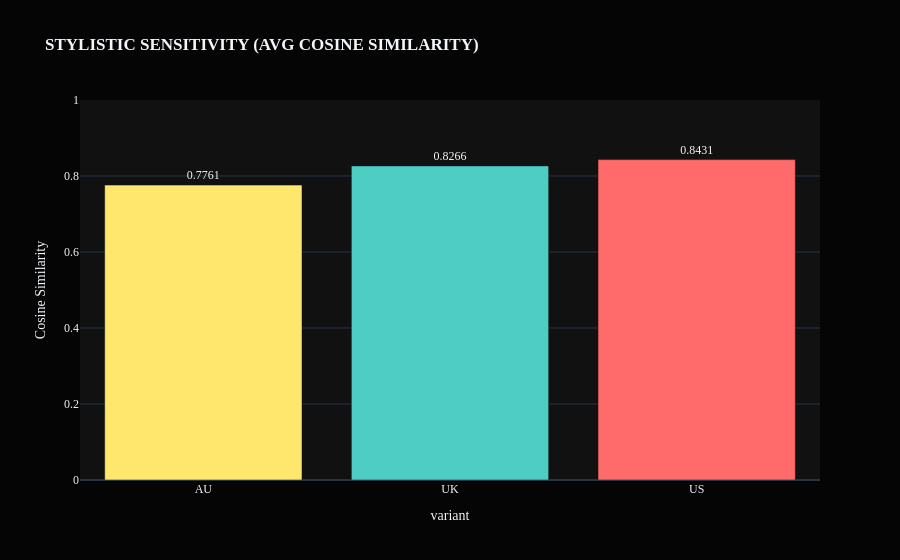
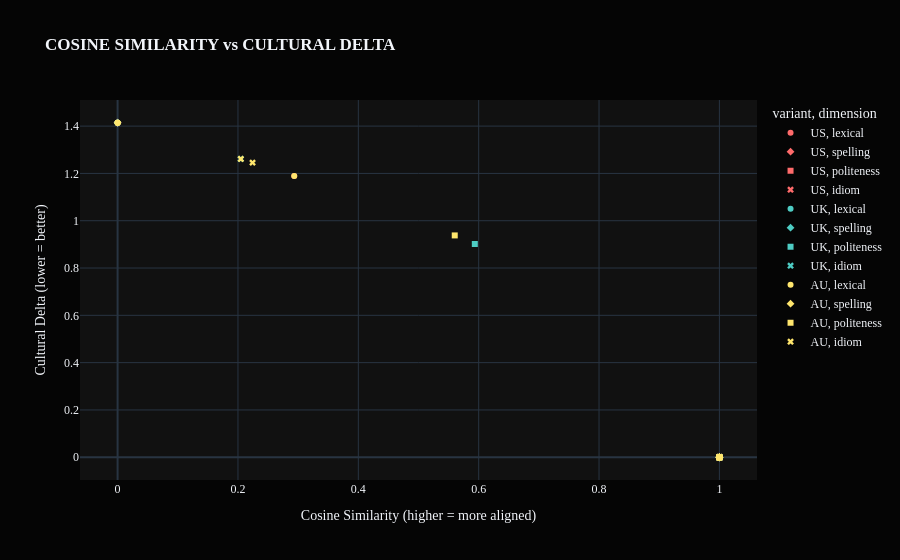

Notebook source saved alongside these figures, in order:
### Markdown cell above
# 🔬 COSINE_SIMILARITY: STYLISTIC_SENSITIVITY_DEEP_DIVE

Detailed analysis of cosine similarity distributions, revealing where the model's semantic understanding breaks down even when exact matches fail.

### Code cell
#@title 08. EXECUTE: STYLISTIC_SENSITIVITY_ANALYSIS
import plotly.express as px

print(emoji.emojize(f":microscope: [{datetime.now().strftime('%H:%M:%S')}] Analyzing stylistic sensitivity..."))

# ── Cosine Similarity by Variant ─────────────────────────────────────────────
fig5 = px.bar(
    metrics_by_variant, x='variant', y='Stylistic_Sensitivity',
    color='variant',
    color_discrete_map={'US': '#FF6B6B', 'UK': '#4ECDC4', 'AU': '#FFE66D'},
    title='<b>STYLISTIC SENSITIVITY (AVG COSINE SIMILARITY)</b>',
    template='plotly_dark',
    text=metrics_by_variant['Stylistic_Sensitivity'].apply(lambda x: f'{x:.4f}')
)
fig5.update_layout(
    font_family='Syne Mono',
    yaxis_title='Cosine Similarity',
    yaxis_range=[0, 1],
    showlegend=False,
    paper_bgcolor='#050505'
)
fig5.update_traces(textposition='outside')
fig5.show()

# ── Scatter: Cosine Similarity vs Cultural Delta ────────────────────────────
fig6 = px.scatter(
    df_responses, x='cos_sim', y='cultural_delta',
    color='variant',
    symbol='dimension',
    color_discrete_map={'US': '#FF6B6B', 'UK': '#4ECDC4', 'AU': '#FFE66D'},
    hover_data=['prompt', 'model_response', 'expected_response'],
    title='<b>COSINE SIMILARITY vs CULTURAL DELTA</b>',
    template='plotly_dark'
)
fig6.update_layout(
    font_family='Syne Mono',
    xaxis_title='Cosine Similarity (higher = more aligned)',
    yaxis_title='Cultural Delta (lower = better)',
    paper_bgcolor='#050505'
)
fig6.show()

artifex_explainer("STYLISTIC SENSITIVITY INSIGHTS", (
    "<div class='analysis-box'>"
    "<strong>Key finding:</strong> Even when exact matches fail, cosine similarity often remains high "
    "for lexical and spelling differences (e.g., 'trunk' vs 'boot' have similar semantic embeddings). "
    "However, <strong>idiom</strong> differences show the largest gap — 'Ta!' vs 'Thanks!' vs 'Cheers!' "
    "occupy very different regions of embedding space, indicating genuine cultural-semantic divergence "
    "that goes beyond surface-level vocabulary."
    "</div>"
))

### Figure 1 — Plotly figure (JSON) as saved in the notebook; plotly's stock layout.template omitted (floating-point values rounded to 4 significant figures)
{"data": [{"hovertemplate": "variant=%{x}<br>Stylistic_Sensitivity=%{y}<br>text=%{text}<extra></extra>", "legendgroup": "AU", "marker": {"color": "#FFE66D", "pattern": {"shape": ""}}, "name": "AU", "orientation": "v", "showlegend": true, "text": ["0.7761"], "textposition": "outside", "type": "bar", "x": ["AU"], "xaxis": "x", "y": [0.7761], "yaxis": "y"}, {"hovertemplate": "variant=%{x}<br>Stylistic_Sensitivity=%{y}<br>text=%{text}<extra></extra>", "legendgroup": "UK", "marker": {"color": "#4ECDC4", "pattern": {"shape": ""}}, "name": "UK", "orientation": "v", "showlegend": true, "text": ["0.8266"], "textposition": "outside", "type": "bar", "x": ["UK"], "xaxis": "x", "y": [0.8266], "yaxis": "y"}, {"hovertemplate": "variant=%{x}<br>Stylistic_Sensitivity=%{y}<br>text=%{text}<extra></extra>", "legendgroup": "US", "marker": {"color": "#FF6B6B", "pattern": {"shape": ""}}, "name": "US", "orientation": "v", "showlegend": true, "text": ["0.8431"], "textposition": "outside", "type": "bar", "x": ["US"], "xaxis": "x", "y": [0.8431], "yaxis": "y"}], "layout": {"barmode": "relative", "font": {"family": "Syne Mono"}, "legend": {"title": {"text": "variant"}, "tracegroupgap": 0}, "paper_bgcolor": "#050505", "showlegend": false, "title": {"text": "<b>STYLISTIC SENSITIVITY (AVG COSINE SIMILARITY)</b>"}, "xaxis": {"anchor": "y", "categoryarray": ["AU", "UK", "US"], "categoryorder": "array", "domain": [0.0, 1.0], "title": {"text": "variant"}}, "yaxis": {"anchor": "x", "domain": [0.0, 1.0], "range": [0, 1], "title": {"text": "Cosine Similarity"}}}}

### Figure 2 — Plotly figure (JSON) as saved in the notebook; plotly's stock layout.template omitted (floating-point values rounded to 4 significant figures)
{"data": [{"customdata": [["What do you call the trunk of a car?", "trunk", "trunk"], ["What do you call a sweet fizzy drink?", "soda", "soda"], ["What do you call the front of a car?", "hood", "hood"], ["What do you call a small apartment?", "apartment", "apartment"], ["What do you call the season between summer and winter?", "fall", "fall"], ["What do you call a line of people waiting?", "line", "line"], ["How do you refer to french fries?", "fries", "fries"], ["What do you call a vacation from work?", "holiday", "vacation"], ["What do you call the sidewalk?", "footpath", "sidewalk"], ["What do you call a pharmacist's shop?", "pharmacy", "pharmacy"], ["What do you call a baby's diaper?", "diaper", "diaper"], ["What do you call an elevator?", "elevator", "elevator"], ["What do you call a truck?", "truck", "truck"], ["What do you call a cookie?", "cookie", "cookie"], ["What do you call the hood of a jacket?", "hoodie", "hoodie"], ["How do you refer to a gas station?", "petrol station", "gas station"], ["What do you call a flashlight?", "flashlight", "flashlight"]], "hovertemplate": "variant=US<br>dimension=lexical<br>cos_sim=%{x}<br>cultural_delta=%{y}<br>prompt=%{customdata[0]}<br>model_response=%{customdata[1]}<br>expected_response=%{customdata[2]}<extra></extra>", "legendgroup": "US, lexical", "marker": {"color": "#FF6B6B", "symbol": "circle"}, "mode": "markers", "name": "US, lexical", "orientation": "v", "showlegend": true, "type": "scatter", "x": [1.0, 1.0, 1.0, 1.0, 1.0, 1.0, 1.0, -8.34e-18, 7.451e-09, 1.0, 1.0, 1.0, 1.0, 1.0, 1.0, 0.2935, 1.0], "xaxis": "x", "y": [0.0, 0.0, 0.0, 0.0, 0.0, 0.0, 0.0, 1.414, 1.414, 0.0, 0.0, 0.0, 0.0, 0.0, 0.0, 1.189, 0.0], "yaxis": "y"}, {"customdata": [["How do you spell the color grey/gray?", "gray", "gray"], ["How do you spell 'favourite' or 'favorite'?", "favourite", "favorite"], ["How do you spell 'organize' or 'organise'?", "organise", "organize"], ["How do you spell 'centre' or 'center'?", "center", "center"]], "hovertemplate": "variant=US<br>dimension=spelling<br>cos_sim=%{x}<br>cultural_delta=%{y}<br>prompt=%{customdata[0]}<br>model_response=%{customdata[1]}<br>expected_response=%{customdata[2]}<extra></extra>", "legendgroup": "US, spelling", "marker": {"color": "#FF6B6B", "symbol": "diamond"}, "mode": "markers", "name": "US, spelling", "orientation": "v", "showlegend": true, "type": "scatter", "x": [1.0, 7.451e-09, -1.676e-08, 1.0], "xaxis": "x", "y": [0.0, 1.414, 1.414, 0.0], "yaxis": "y"}, {"customdata": [["What's the best way to ask for a restroom?", "Excuse me, where is the restroom?", "Excuse me, where is the restroom?"], ["How do you express thanks casually?", "Thanks!", "Thanks!"], ["How do you ask for the check at a restaurant?", "Can I have the check, please?", "Can I have the check, please?"], ["How do you politely decline an invitation?", "I appreciate the invite, but I have other plans.", "I appreciate the invite, but I have other plans."]], "hovertemplate": "variant=US<br>dimension=politeness<br>cos_sim=%{x}<br>cultural_delta=%{y}<br>prompt=%{customdata[0]}<br>model_response=%{customdata[1]}<br>expected_response=%{customdata[2]}<extra></extra>", "legendgroup": "US, politeness", "marker": {"color": "#FF6B6B", "symbol": "square"}, "mode": "markers", "name": "US, politeness", "orientation": "v", "showlegend": true, "type": "scatter", "x": [1.0, 1.0, 1.0, 1.0], "xaxis": "x", "y": [0.0, 0.0, 0.0, 0.0], "yaxis": "y"}, {"customdata": [["How do you refer to a group of people informally?", "you guys", "you guys"], ["How do you greet someone you haven't seen in a while?", "Hey, long time no see! How have you been?", "Hey, long time no see! How have you been?"], ["How do you say someone is being lazy or avoiding work?", "He's slacking off.", "He's slacking off."], ["How would you describe something excellent?", "That's awesome!", "That's awesome!"], ["How do you express mild surprise or disbelief?", "No way!", "No way!"]], "hovertemplate": "variant=US<br>dimension=idiom<br>cos_sim=%{x}<br>cultural_delta=%{y}<br>prompt=%{customdata[0]}<br>model_response=%{customdata[1]}<br>expected_response=%{customdata[2]}<extra></extra>", "legendgroup": "US, idiom", "marker": {"color": "#FF6B6B", "symbol": "x"}, "mode": "markers", "name": "US, idiom", "orientation": "v", "showlegend": true, "type": "scatter", "x": [1.0, 1.0, 1.0, 1.0, 1.0], "xaxis": "x", "y": [0.0, 0.0, 0.0, 0.0, 0.0], "yaxis": "y"}, {"customdata": [["What do you call the trunk of a car?", "trunk", "boot"], ["What do you call a sweet fizzy drink?", "fizzy drink", "fizzy drink"], ["What do you call the front of a car?", "bonnet", "bonnet"], ["What do you call a small apartment?", "flat", "flat"], ["What do you call the season between summer and winter?", "autumn", "autumn"], ["What do you call a line of people waiting?", "queue", "queue"], ["How do you refer to french fries?", "chips", "chips"], ["What do you call a vacation from work?", "holiday", "holiday"], ["What do you call the sidewalk?", "pavement", "pavement"], ["What do you call a pharmacist's shop?", "pharmacy", "chemist"], ["What do you call a baby's diaper?", "nappy", "nappy"], ["What do you call an elevator?", "lift", "lift"], ["What do you call a truck?", "lorry", "lorry"], ["What do you call a cookie?", "biscuit", "biscuit"], ["What do you call the hood of a jacket?", "hoodie", "hoodie"], ["How do you refer to a gas station?", "servo", "petrol station"], ["What do you call a flashlight?", "torch", "torch"]], "hovertemplate": "variant=UK<br>dimension=lexical<br>cos_sim=%{x}<br>cultural_delta=%{y}<br>prompt=%{customdata[0]}<br>model_response=%{customdata[1]}<br>expected_response=%{customdata[2]}<extra></extra>", "legendgroup": "UK, lexical", "marker": {"color": "#4ECDC4", "symbol": "circle"}, "mode": "markers", "name": "UK, lexical", "orientation": "v", "showlegend": true, "type": "scatter", "x": [2.235e-08, 1.0, 1.0, 1.0, 1.0, 1.0, 1.0, 1.0, 1.0, -1.49e-08, 1.0, 1.0, 1.0, 1.0, 1.0, 1.198e-16, 1.0], "xaxis": "x", "y": [1.414, 0.0, 0.0, 0.0, 0.0, 0.0, 0.0, 0.0, 0.0, 1.414, 0.0, 0.0, 0.0, 0.0, 0.0, 1.414, 0.0], "yaxis": "y"}, {"customdata": [["How do you spell the color grey/gray?", "grey", "grey"], ["How do you spell 'favourite' or 'favorite'?", "favourite", "favourite"], ["How do you spell 'organize' or 'organise'?", "organise", "organise"], ["How do you spell 'centre' or 'center'?", "center", "centre"]], "hovertemplate": "variant=UK<br>dimension=spelling<br>cos_sim=%{x}<br>cultural_delta=%{y}<br>prompt=%{customdata[0]}<br>model_response=%{customdata[1]}<br>expected_response=%{customdata[2]}<extra></extra>", "legendgroup": "UK, spelling", "marker": {"color": "#4ECDC4", "symbol": "diamond"}, "mode": "markers", "name": "UK, spelling", "orientation": "v", "showlegend": true, "type": "scatter", "x": [1.0, 1.0, 1.0, -3.725e-09], "xaxis": "x", "y": [0.0, 0.0, 0.0, 1.414], "yaxis": "y"}, {"customdata": [["What's the best way to ask for a restroom?", "Excuse me, where is the toilet?", "Excuse me, where is the toilet?"], ["How do you express thanks casually?", "Cheers!", "Cheers!"], ["How do you ask for the check at a restaurant?", "Can I have the check, please?", "Can I have the bill, please?"], ["How do you politely decline an invitation?", "That's very kind, but I'm afraid I can't make it.", "That's very kind, but I'm afraid I can't make it."]], "hovertemplate": "variant=UK<br>dimension=politeness<br>cos_sim=%{x}<br>cultural_delta=%{y}<br>prompt=%{customdata[0]}<br>model_response=%{customdata[1]}<br>expected_response=%{customdata[2]}<extra></extra>", "legendgroup": "UK, politeness", "marker": {"color": "#4ECDC4", "symbol": "square"}, "mode": "markers", "name": "UK, politeness", "orientation": "v", "showlegend": true, "type": "scatter", "x": [1.0, 1.0, 0.5936, 1.0], "xaxis": "x", "y": [0.0, 0.0, 0.9016, 0.0], "yaxis": "y"}, {"customdata": [["How do you refer to a group of people informally?", "you lot", "you lot"], ["How do you greet someone you haven't seen in a while?", "Hiya! It's been ages, hasn't it?", "Hiya! It's been ages, hasn't it?"], ["How do you say someone is being lazy or avoiding work?", "He's bludging.", "He's skiving off."], ["How would you describe something excellent?", "That's brilliant!", "That's brilliant!"], ["How do you express mild surprise or disbelief?", "Blimey!", "Blimey!"]], "hovertemplate": "variant=UK<br>dimension=idiom<br>cos_sim=%{x}<br>cultural_delta=%{y}<br>prompt=%{customdata[0]}<br>model_response=%{customdata[1]}<br>expected_response=%{customdata[2]}<extra></extra>", "legendgroup": "UK, idiom", "marker": {"color": "#4ECDC4", "symbol": "x"}, "mode": "markers", "name": "UK, idiom", "orientation": "v", "showlegend": true, "type": "scatter", "x": [1.0, 1.0, 0.2047, 1.0, 1.0], "xaxis": "x", "y": [0.0, 0.0, 1.261, 0.0, 0.0], "yaxis": "y"}, {"customdata": [["What do you call the trunk of a car?", "trunk", "boot"], ["What do you call a sweet fizzy drink?", "fizzy drink", "soft drink"], ["What do you call the front of a car?", "bonnet", "bonnet"], ["What do you call a small apartment?", "apartment", "flat"], ["What do you call the season between summer and winter?", "autumn", "autumn"], ["What do you call a line of people waiting?", "queue", "queue"], ["How do you refer to french fries?", "fries", "chips"], ["What do you call a vacation from work?", "holiday", "holiday"], ["What do you call the sidewalk?", "footpath", "footpath"], ["What do you call a pharmacist's shop?", "chemist", "chemist"], ["What do you call a baby's diaper?", "nappy", "nappy"], ["What do you call an elevator?", "lift", "lift"], ["What do you call a truck?", "lorry", "truck"], ["What do you call a cookie?", "biccy", "biccy"], ["What do you call the hood of a jacket?", "hoodie", "hoodie"], ["How do you refer to a gas station?", "servo", "servo"], ["What do you call a flashlight?", "torch", "torch"]], "hovertemplate": "variant=AU<br>dimension=lexical<br>cos_sim=%{x}<br>cultural_delta=%{y}<br>prompt=%{customdata[0]}<br>model_response=%{customdata[1]}<br>expected_response=%{customdata[2]}<extra></extra>", "legendgroup": "AU, lexical", "marker": {"color": "#FFE66D", "symbol": "circle"}, "mode": "markers", "name": "AU, lexical", "orientation": "v", "showlegend": true, "type": "scatter", "x": [2.235e-08, 0.2935, 1.0, -3.725e-09, 1.0, 1.0, 0.0, 1.0, 1.0, 1.0, 1.0, 1.0, 1.49e-08, 1.0, 1.0, 1.0, 1.0], "xaxis": "x", "y": [1.414, 1.189, 0.0, 1.414, 0.0, 0.0, 1.414, 0.0, 0.0, 0.0, 0.0, 0.0, 1.414, 0.0, 0.0, 0.0, 0.0], "yaxis": "y"}, {"customdata": [["How do you spell the color grey/gray?", "grey", "grey"], ["How do you spell 'favourite' or 'favorite'?", "favourite", "favourite"], ["How do you spell 'organize' or 'organise'?", "organise", "organise"], ["How do you spell 'centre' or 'center'?", "centre", "centre"]], "hovertemplate": "variant=AU<br>dimension=spelling<br>cos_sim=%{x}<br>cultural_delta=%{y}<br>prompt=%{customdata[0]}<br>model_response=%{customdata[1]}<br>expected_response=%{customdata[2]}<extra></extra>", "legendgroup": "AU, spelling", "marker": {"color": "#FFE66D", "symbol": "diamond"}, "mode": "markers", "name": "AU, spelling", "orientation": "v", "showlegend": true, "type": "scatter", "x": [1.0, 1.0, 1.0, 1.0], "xaxis": "x", "y": [0.0, 0.0, 0.0, 0.0], "yaxis": "y"}, {"customdata": [["What's the best way to ask for a restroom?", "Excuse me, where is the toilet?", "Excuse me, where's the loo?"], ["How do you express thanks casually?", "Ta!", "Ta!"], ["How do you ask for the check at a restaurant?", "Can I have the bill, please?", "Can I have the bill, please?"], ["How do you politely decline an invitation?", "No worries, but I've got something on that day.", "No worries, but I've got something on that day."]], "hovertemplate": "variant=AU<br>dimension=politeness<br>cos_sim=%{x}<br>cultural_delta=%{y}<br>prompt=%{customdata[0]}<br>model_response=%{customdata[1]}<br>expected_response=%{customdata[2]}<extra></extra>", "legendgroup": "AU, politeness", "marker": {"color": "#FFE66D", "symbol": "square"}, "mode": "markers", "name": "AU, politeness", "orientation": "v", "showlegend": true, "type": "scatter", "x": [0.5602, 1.0, 1.0, 1.0], "xaxis": "x", "y": [0.9378, 0.0, 0.0, 0.0], "yaxis": "y"}, {"customdata": [["How do you refer to a group of people informally?", "you mob", "you mob"], ["How do you greet someone you haven't seen in a while?", "G'day! Haven't seen you in donkey's years!", "G'day! Haven't seen you in donkey's years!"], ["How do you say someone is being lazy or avoiding work?", "He's skiving off.", "He's bludging."], ["How would you describe something excellent?", "That's awesome!", "That's bonzer!"], ["How do you express mild surprise or disbelief?", "Crikey!", "Crikey!"]], "hovertemplate": "variant=AU<br>dimension=idiom<br>cos_sim=%{x}<br>cultural_delta=%{y}<br>prompt=%{customdata[0]}<br>model_response=%{customdata[1]}<br>expected_response=%{customdata[2]}<extra></extra>", "legendgroup": "AU, idiom", "marker": {"color": "#FFE66D", "symbol": "x"}, "mode": "markers", "name": "AU, idiom", "orientation": "v", "showlegend": true, "type": "scatter", "x": [1.0, 1.0, 0.2047, 0.2242, 1.0], "xaxis": "x", "y": [0.0, 0.0, 1.261, 1.246, 0.0], "yaxis": "y"}], "layout": {"font": {"family": "Syne Mono"}, "legend": {"title": {"text": "variant, dimension"}, "tracegroupgap": 0}, "paper_bgcolor": "#050505", "title": {"text": "<b>COSINE SIMILARITY vs CULTURAL DELTA</b>"}, "xaxis": {"anchor": "y", "domain": [0.0, 1.0], "title": {"text": "Cosine Similarity (higher = more aligned)"}}, "yaxis": {"anchor": "x", "domain": [0.0, 1.0], "title": {"text": "Cultural Delta (lower = better)"}}}}
